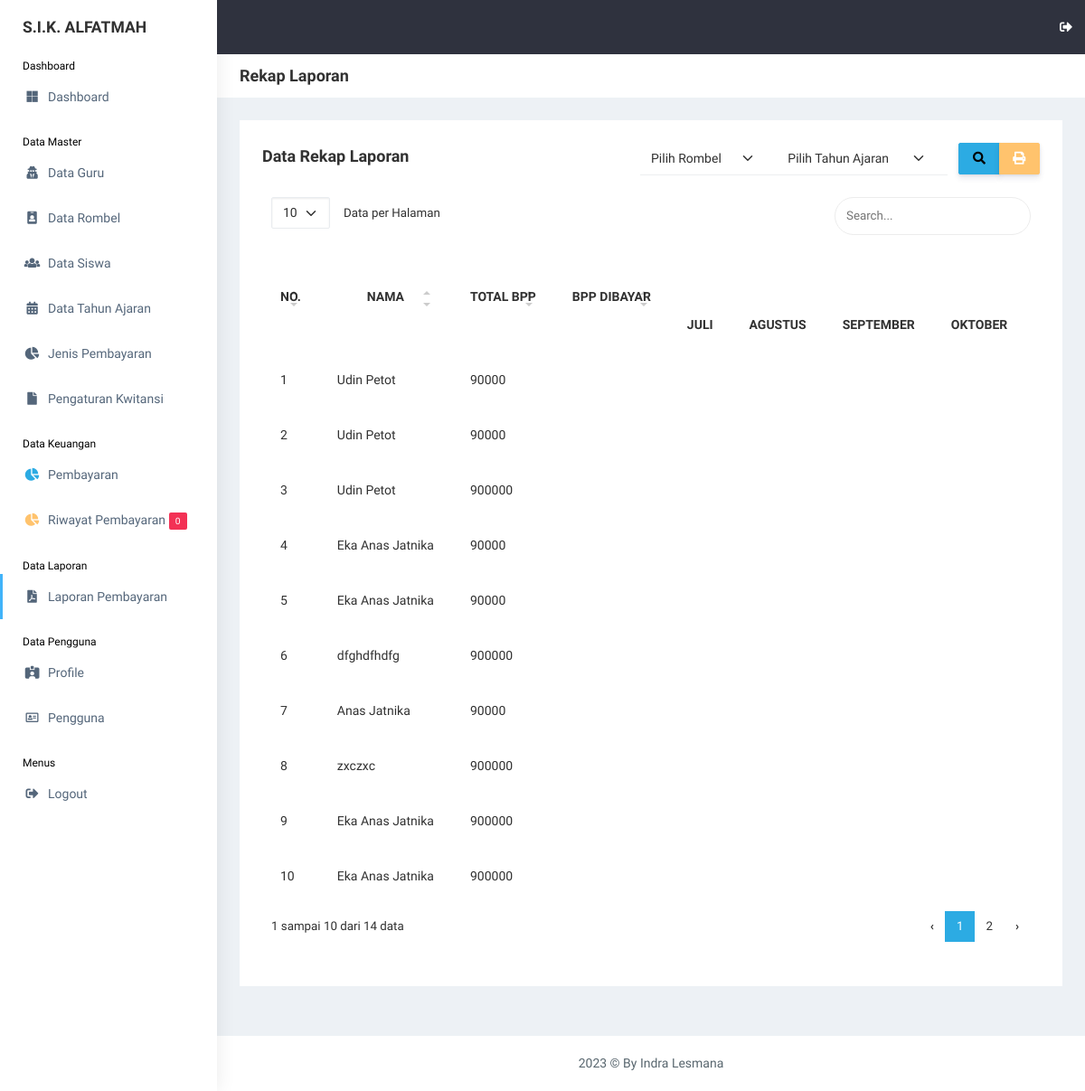
Screenshot of /view_laporan/laporan.php (signed in) with the database file from the repository.
### tables this page shows
CREATE TABLE `pembayaran` (
  `id_pembayaran` int(11) NOT NULL,
  `id_siswa` int(11) NOT NULL,
  `id_jenis_pembayaran` int(11) NOT NULL,
  `bbp_bulan` int(11) NOT NULL,
  `bbp_tahun` int(11) NOT NULL,
  `nominal_pembayaran` int(11) NOT NULL,
  `tanggal_pembayaran` date NOT NULL,
  `bukti` varchar(255) NOT NULL,
  `status` int(11) NOT NULL
);

CREATE TABLE `siswa` (
  `id_siswa` int(11) NOT NULL,
  `nis` int(11) NOT NULL,
  `nisn` int(11) NOT NULL,
  `nama_siswa` varchar(255) NOT NULL,
  `id_rombel` int(11) NOT NULL,
  `jk` varchar(20) NOT NULL,
  `alamat` text NOT NULL,
  `phone` varchar(20) NOT NULL,
  `username` varchar(255) NOT NULL,
  `password` varchar(255) NOT NULL,
  `gambar` varchar(255) NOT NULL,
  `id_tahun_ajaran` int(11) NOT NULL,
  `date_created` date NOT NULL,
  `is_active` int(11) NOT NULL
);

CREATE TABLE `jenis_pembayaran` (
  `id_jenis_pembayaran` int(11) NOT NULL,
  `jenis_pembayaran` varchar(255) NOT NULL,
  `nominal` int(11) NOT NULL,
  `deskripsi` text NOT NULL
);

### functions.php (called while the page is built, shortened)
<?php
$conn = mysqli_connect("localhost", "root", "", "db_sika");
function query($query)
{
    global $conn;
    $result = mysqli_query($conn, $query);
    $rows = [];
    while ($row = mysqli_fetch_assoc($result)) {
        $rows[] = $row;
    }
    return $rows;
}

### view_laporan/laporan.php (the view, shortened to what this page needs)
<?php
include "../templates/header.php";
if (!isset($_POST["search"])) {
    $pembayaran = query(
        "SELECT * FROM pembayaran
        INNER JOIN siswa ON siswa.id_siswa = pembayaran.id_siswa
        INNER JOIN jenis_pembayaran ON jenis_pembayaran.id_jenis_pembayaran = pembayaran.id_jenis_pembayaran
        ORDER BY pembayaran.id_pembayaran DESC"
    );
}
?>
<div class="page-breadcrumb bg-white">
    <div class="row align-items-center">
        <div class="col-lg-3 col-md-4 col-sm-4 col-xs-12">
            <h4 class="page-title">Rekap Laporan</h4>
        </div>
    </div>
</div>
<div class="container-fluid">
    <div class="row">
        <div class="col-md-12 col-lg-12 col-sm-12">
            <div class="white-box">
                <div class="d-md-flex mb-3">
                    <h3 class="col-12 col-md-6 box-title mb-0">Data Rekap Laporan</h3>
                    <form class="col-12 col-md-6 app-search me-3" method="post" action="">
                        <div class="row">
                            <div class="col-4 border-bottom">
                                <select class="form-select shadow-none p-0 border-0" name="id_rombel">
                                    <option>Pilih Rombel</option>
                                </select>
                            </div>
                            <div class="col-5 border-bottom">
                                <select class="form-select shadow-none p-0 border-0" name="id_tahun_ajaran">
                                    <option>Pilih Tahun Ajaran</option>
                                </select>
                            </div>
                            <div class="col-3">
                                <div class="btn-group btn-group-toggle w-100" data-toggle="buttons">
                                    <button type="submit" name="search" class="btn btn-info">
                                        <i class="fa fa-search"></i>
                                    </button>
                                    <?php if (!isset($_POST["tanggal_awal"])): ?>
                                        <a href="riwayat_print.php?tanggal_awal=0&tanggal_akhir=0" name="print"
                                            class="btn btn-warning" target="_blank"><i class="fas fa-print"></i></a>
                                    <?php else: ?>
                                        <a href="riwayat_print.php?tanggal_awal=<?= $_POST["tanggal_awal"]; ?>&tanggal_akhir=<?= $_POST["tanggal_akhir"]; ?>"
                                            name="print" class="btn btn-warning" target="_blank"><i
                                                class="fas fa-print"></i></a>
                                    <?php endif; ?>
                                </div>
                            </div>
                        </div>
                    </form>
                </div>
                <div class="table-responsive">
                    <table class="no-wrap" id="data-table" cellpadding="20" cellspading="0">
                        <thead>
                            <tr>
                                <th style="text-align:center; vertical-align:middle;" rowspan="2">NO.</th>
                                <th style="text-align:center; vertical-align:middle;" rowspan="2">NAMA</th>
                                <th style="text-align:center; vertical-align:middle;" rowspan="2">TOTAL BPP</th>
                                <th style="text-align:center; vertical-align:middle;" rowspan="2">BPP DIBAYAR</th>
                                <th style="text-align:center; vertical-align:middle;" colspan="12">PEMBAYARAN BBP</th>
                            </tr>
                            <tr>
                                <th>JULI</th>
                                <th>AGUSTUS</th>
                                <th>SEPTEMBER</th>
                                <th>OKTOBER</th>
                                <th>NOVEMBER</th>
                            </tr>
                        </thead>
                        <tbody>
                            <?php $i = 1; ?>
                            <?php foreach ($pembayaran as $p): ?>
                                <tr>
                                    <td>
                                        <?= $i; ?>
                                    </td>
                                    <td class="txt-oflo">
                                        <?= $p["nama_siswa"]; ?>
                                    </td>
                                    <td class="txt-oflo">
                                        <?= $p["nominal"]; ?>
                                    </td>
                                    <td class="txt-oflo">
                                    </td>
                                    <td class="txt-oflo">
                                    </td>
                                    <td class="txt-oflo">
                                    </td>
                                    <td class="txt-oflo">
                                    </td>
                                    <td class="txt-oflo">
                                    </td>
                                    <td>
                                    </td>
                                </tr>
                                <?php $i++; ?>
                            <?php endforeach; ?>
                        </tbody>
                    </table>
                </div>
            </div>
        </div>
    </div>
</div>
<?php
include "../templates/footer.php";
?>

### rows the page displays
pembayaran: id_siswa.nama_siswa "Udin Petot", id_jenis_pembayaran.nominal "90000"
pembayaran: id_siswa.nama_siswa "Udin Petot", id_jenis_pembayaran.nominal "90000"
pembayaran: id_siswa.nama_siswa "Udin Petot", id_jenis_pembayaran.nominal "900000"
pembayaran: id_siswa.nama_siswa "Eka Anas Jatnika", id_jenis_pembayaran.nominal "90000"
pembayaran: id_siswa.nama_siswa "Eka Anas Jatnika", id_jenis_pembayaran.nominal "90000"
pembayaran: id_siswa.nama_siswa "dfghdfhdfg", id_jenis_pembayaran.nominal "900000"
pembayaran: id_siswa.nama_siswa "Anas Jatnika", id_jenis_pembayaran.nominal "90000"
pembayaran: id_siswa.nama_siswa "zxczxc", id_jenis_pembayaran.nominal "900000"
pembayaran: id_siswa.nama_siswa "Eka Anas Jatnika", id_jenis_pembayaran.nominal "900000"
pembayaran: id_siswa.nama_siswa "Eka Anas Jatnika", id_jenis_pembayaran.nominal "900000"

### other values shown
$total_notif "0"
